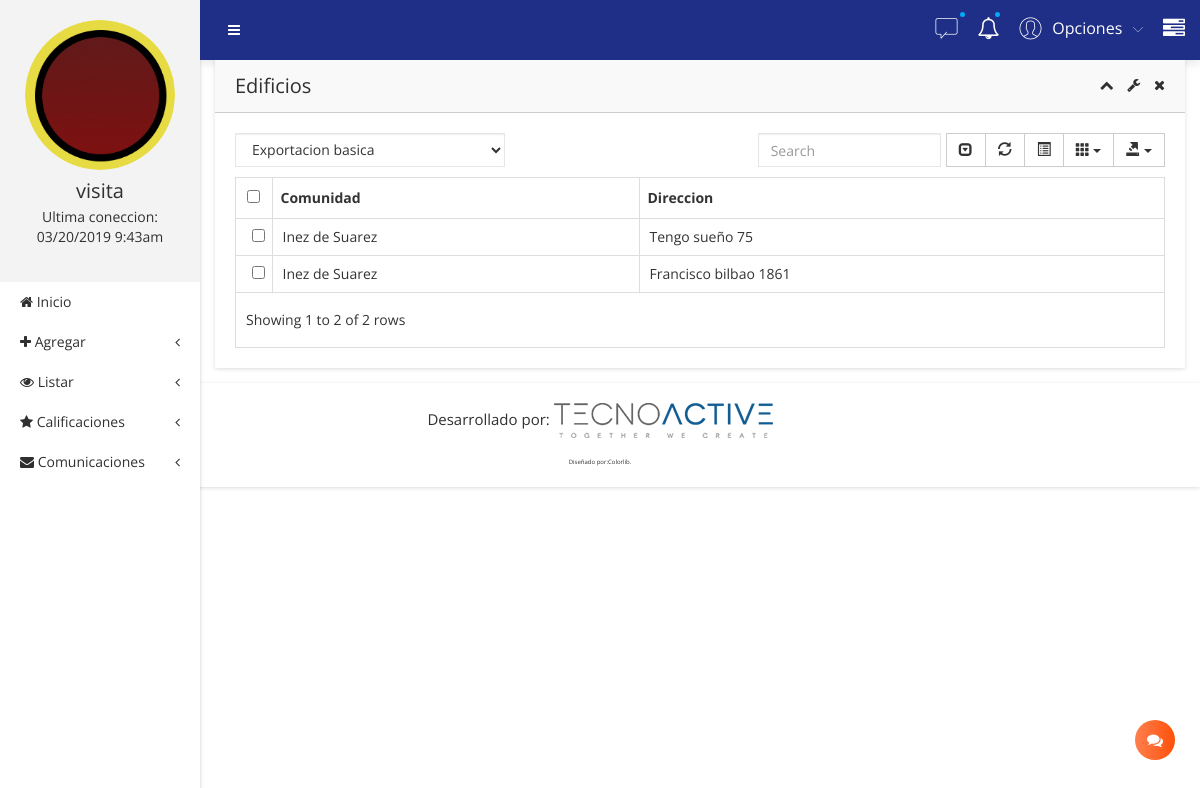
The page /?c=Usuario&a=Edificios (signed in) on the database as committed earlier.
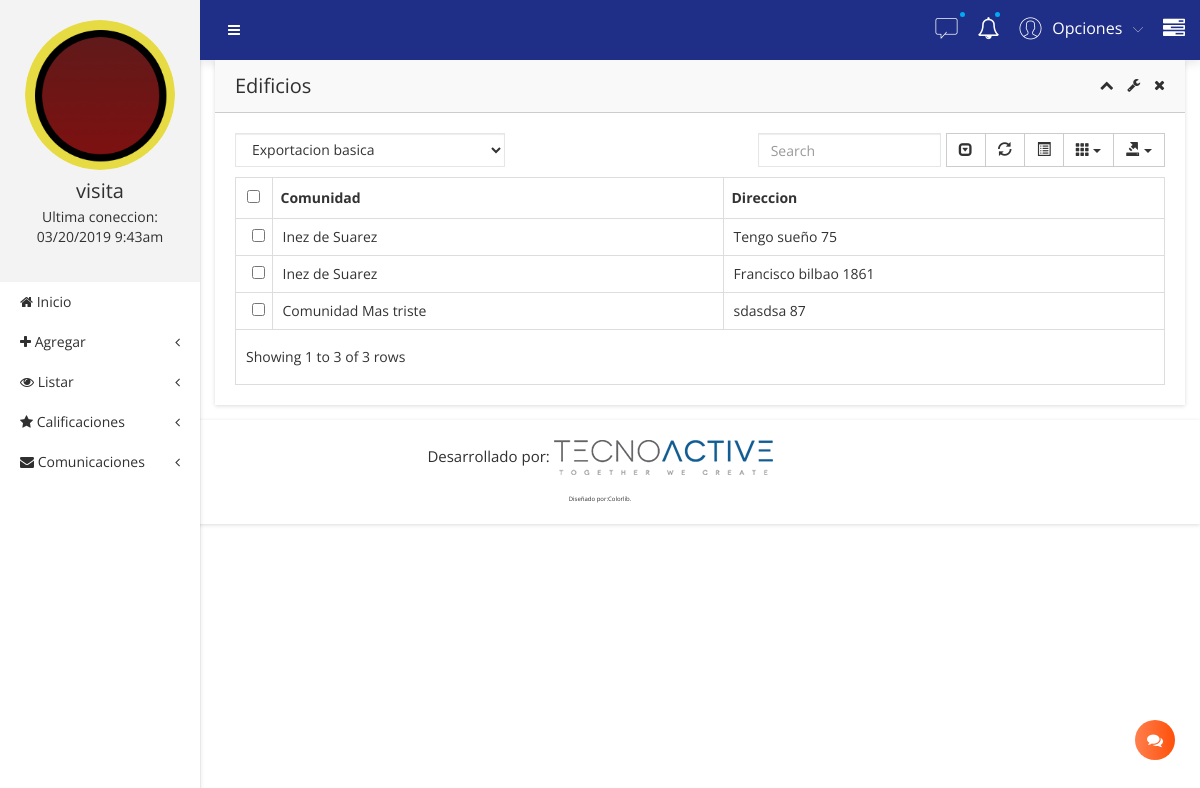
The same page on the database as committed later.
### tables this page shows
CREATE TABLE `edificio` (
  `idEdificio` int(6) NOT NULL,
  `idComunidad` int(6) NOT NULL,
  `direccionEdificio` varchar(200) NOT NULL
);

CREATE TABLE `comunidad` (
  `idComunidad` int(6) NOT NULL,
  `idAdmin` int(6) NOT NULL,
  `nombreComunidad` varchar(30) NOT NULL,
  `direccionComunidad` varchar(30) NOT NULL,
  `idRegion` int(20) NOT NULL,
  `idComuna` int(20) NOT NULL
);

### controller/usuario.controller.php (called while the page is built, shortened)
<?php
require_once 'model/edificio.php';
class UsuarioController
{
    public function Edificios()
    {
      $e = new Edificio();
      require_once 'view/header.php';
      require_once 'view/listarEdificios.php';
      require_once 'view/footer.php';
    }
}
 ?>

### model/database.php (called while the page is built, shortened)
<?php
class Database
{
	public static function Conn()
	{
		$conn = new PDO('mysql:host=localhost;dbname=awake','root','',array(PDO::MYSQL_ATTR_INIT_COMMAND=>'SET NAMES \'UTF8\''));
		$conn -> setAttribute(PDO::ATTR_ERRMODE,PDO::ERRMODE_EXCEPTION);
		return $conn;
	}
}
?>

### model/edificio.php (called while the page is built, shortened)
<?php
class edificio
{
  private $conn;
  public function __CONSTRUCT()
   {
       try
       {
         $this->conn = Database::Conn();
       }
       catch(Exception $e)
       {
         die($e->getMessage());
       }
   }
   public function Listar()
   {
     $sql = $this->conn->prepare("SELECT * FROM edificio e join comunidad c using(idComunidad)");
     $sql->execute();
     return $sql->fetchAll(PDO::FETCH_OBJ);
   }
}
 ?>

### view/listarEdificios.php (the view, shortened to what this page needs)
        <div class="admin-dashone-data-table-area">
            <div class="container-fluid">
                <div class="row">
                    <div class="col-lg-12">
                        <div class="sparkline8-list shadow-reset">
                            <div class="sparkline8-hd">
                                <div class="main-sparkline8-hd">
                                    <h1>Edificios</h1>
                                    <div class="sparkline8-outline-icon">
                                        <span class="sparkline8-collapse-link"><i class="fa fa-chevron-up"></i></span>
                                        <span><i class="fa fa-wrench"></i></span>
                                        <span class="sparkline8-collapse-close"><i class="fa fa-times"></i></span>
                                    </div>
                                </div>
                            </div>
                            <div class="sparkline8-graph">
                                <div class="datatable-dashv1-list custom-datatable-overright">
                                    <div id="toolbar">
                                        <select class="form-control">
                                            <option value="">Exportacion basica</option>
                                        </select>
                                    </div>
                                    <table id="table" data-toggle="table" data-pagination="true" data-search="true" data-show-columns="true" data-show-pagination-switch="true" data-show-refresh="true" data-key-events="true" data-show-toggle="true" data-resizable="true" data-cookie="true" data-cookie-id-table="saveId" data-show-export="true" data-click-to-select="true" data-toolbar="#toolbar">
                                        <thead>
                                            <tr>
                                                <th data-field="Comunidad" data-editable="true">Comunidad</th>
                                                <th data-field="Direccion" data-editable="true">Direccion</th>
                                            </tr>
                                        </thead>
                                        <tbody>
                                        <?php foreach ($e->Listar() as $row): ?>
                                          <tr>
                                              <td><?php echo $row->nombreComunidad ?></td>
                                              <td><?php echo $row->direccionEdificio ?></td>
                                          </tr>
                                        <?php endforeach; ?>
                                        </tbody>
                                    </table>
                                </div>
                            </div>
                        </div>
                    </div>
                </div>
            </div>
        </div>
    </div>
</div>

Rows that differ between the two databases and show on the page:
added edificio: idComunidad.nombreComunidad "Comunidad Mas triste", direccionEdificio "sdasdsa 87"
Other text that changed with them:
text written by a page script: "Showing 1 to 2 of 2 rows" → "Showing 1 to 3 of 3 rows"
